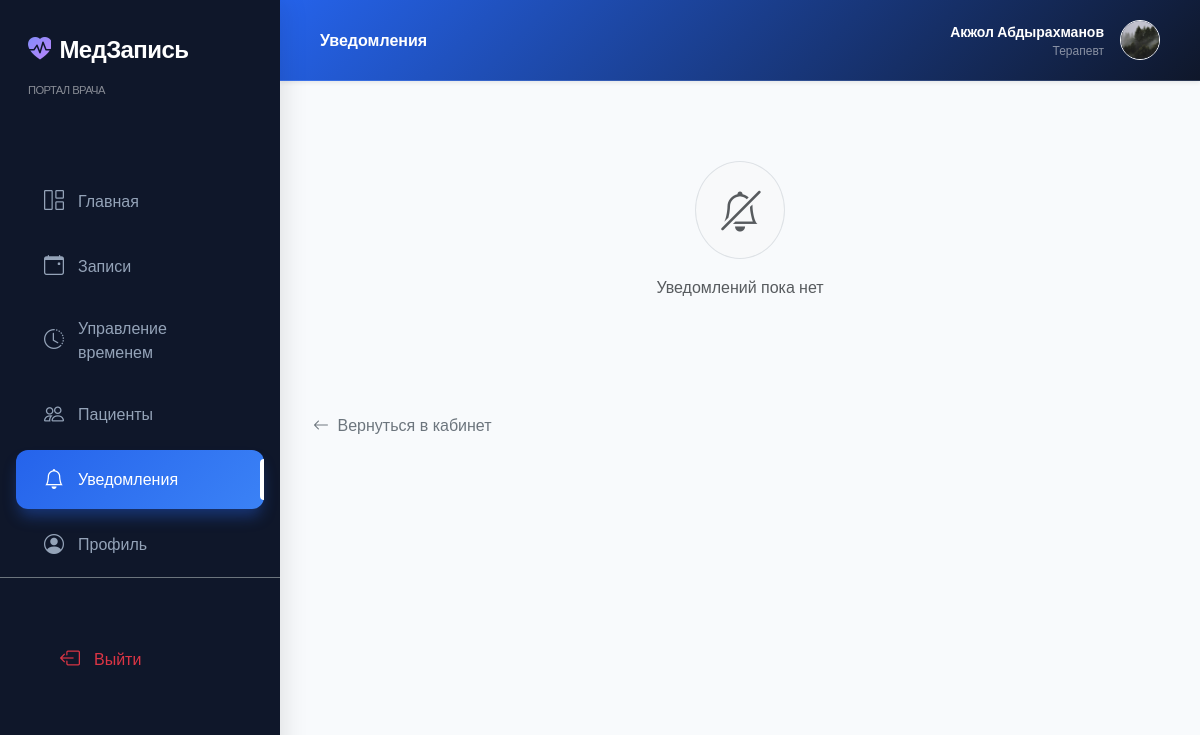
Before: /doctor/notifications/ (signed in) with the older database file.
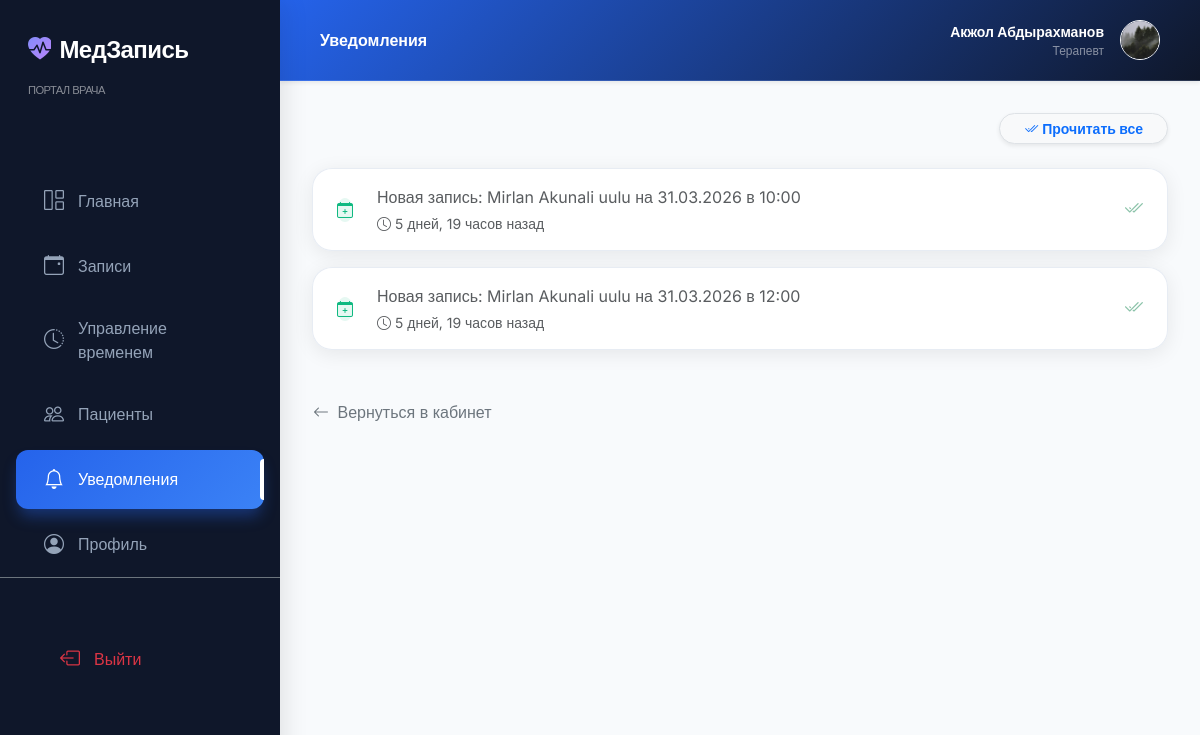
After: the same page with the newer database file.
### queue_app/models.py (models this page shows, shortened)
class Notification(models.Model):
    TYPE_CHOICES = [
        ('new_appointment', 'Новая запись'),
        ('cancelled', 'Отмена записи'),
        ('status_update', 'Обновление статуса'),
        ('reminder', 'Напоминание'),
    ]
    user = models.ForeignKey(
        settings.AUTH_USER_MODEL,
        on_delete=models.CASCADE,
        related_name='notifications',
        verbose_name='Пользователь'
    )
    appointment = models.ForeignKey(
        Appointment,
        on_delete=models.CASCADE,
        null=True,
        blank=True,
        related_name='notifications',
        verbose_name='Запись'
    )
    notification_type = models.CharField(
        max_length=20,
        choices=TYPE_CHOICES,
        default='new_appointment',
        verbose_name='Тип'
    )
    message = models.TextField(verbose_name='Сообщение')
    is_read = models.BooleanField(default=False, verbose_name='Прочитано')
    created_at = models.DateTimeField(auto_now_add=True, verbose_name='Дата')
    class Meta:
        verbose_name = 'Уведомление'
        verbose_name_plural = 'Уведомления'
        ordering = ['-created_at']

### queue_app/views.py (the view)
# urls.py: path('doctor/notifications/', views.doctor_notifications_view, name='doctor_notifications'),
@doctor_required
def doctor_notifications_view(request):
    specialist = request.user.specialist_profile
    notifications = Notification.objects.filter(
        user=request.user
    ).select_related('appointment').order_by('-created_at')[:50]
    return render(request, 'doctor/doctor_notifications.html', {
        'notifications': notifications,
    })

### accounts/models.py (called while the page is built)
    def get_full_name(self):
        return f'{self.first_name} {self.last_name}'.strip() or self.username

### queue_app/context_processors.py (called while the page is built)
def notification_processor(request):
    if request.user.is_authenticated:
        unread_count = Notification.objects.filter(user=request.user, is_read=False).count()
        return {'unread_notifications_count': unread_count}
    return {'unread_notifications_count': 0}

### queue_app/views.py (called while the page is built)
def is_doctor(user):
    return user.is_authenticated and user.is_doctor and hasattr(user, 'specialist_profile')

def doctor_required(view_func):
    from functools import wraps
    @wraps(view_func)
    def wrapper(request, *args, **kwargs):
        if not request.user.is_authenticated:
            return redirect('login')
        if not is_doctor(request.user):
            messages.error(request, 'У вас нет доступа к кабинету врача.')
            return redirect('home')
        return view_func(request, *args, **kwargs)
    return wrapper

### templates/doctor/doctor_notifications.html (shortened to what this page needs)
{% extends 'doctor/base_doctor.html' %}
{% block header_title %}Уведомления{% endblock %}
{% block doctor_content %}
<div class="container-fluid px-0">
    {% if notifications %}
    <div class="d-flex justify-content-end mb-4">
        <form method="post" action="{% url 'doctor_mark_all_read' %}">
            <button class="btn btn-sm btn-light border rounded-pill px-4 shadow-sm text-primary fw-bold">
                <i class="bi bi-check2-all me-1"></i>Прочитать все
            </button>
        </form>
    </div>
    {% endif %}
    {% if notifications %}
    <div class="d-flex flex-column gap-3">
        {% for notif in notifications %}
        <div
            class="glass-card p-0 overflow-hidden {% if not notif.is_read %}border-start border-primary border-4{% endif %} transition-all hover-shadow">
            <div class="card-body d-flex align-items-center gap-4 py-3 px-4">
                <div class="stat-icon-sm rounded-circle d-flex align-items-center justify-content-center flex-shrink-0"
                    style="{% if notif.notification_type == 'new_appointment' %}background: rgba(16, 185, 129, 0.1); color: #10B981;
                     {% elif notif.notification_type == 'cancelled' %}background: rgba(239, 68, 68, 0.1); color: #EF4444;
                     {% else %}background: rgba(99, 102, 241, 0.1); color: var(--primary-color);{% endif %}">
                    <i class="bi {% if notif.notification_type == 'new_appointment' %}bi-calendar-plus
                                 {% elif notif.notification_type == 'cancelled' %}bi-calendar-x
                                 {% else %}bi-info-circle{% endif %}"></i>
                </div>
                <div class="flex-grow-1">
                    <p class="mb-1 {% if not notif.is_read %}fw-bold text-dark{% else %}text-muted{% endif %}">
                        {{ notif.message }}
                    </p>
                    <div class="d-flex align-items-center gap-2">
                        <span class="text-muted small"><i class="bi bi-clock me-1"></i>{{ notif.created_at|timesince }}
                            назад</span>
                    </div>
                </div>
                <div class="ms-auto">
                    {% if not notif.is_read %}
                    <form method="post" action="{% url 'doctor_mark_read' notif.id %}">
                        {% csrf_token %}
                        <button class="btn btn-icon btn-light rounded-circle border shadow-sm"
                            title="Отметить как прочитанное">
                            <i class="bi bi-check2"></i>
                        </button>
                    </form>
                    {% else %}
                    <span class="text-success small opacity-50"><i class="bi bi-check2-all"
                            style="font-size: 1.2rem;"></i></span>
                    {% endif %}
                </div>
            </div>
        </div>
        {% endfor %}
    </div>
    {% else %}
    <div class="text-center py-5">
        <div class="bg-light rounded-circle d-inline-flex p-4 mb-3 border">
            <i class="bi bi-bell-slash display-6 text-muted"></i>
        </div>
        <p class="text-muted fw-medium">Уведомлений пока нет</p>
    </div>
    {% endif %}
    <div class="mt-5">
        <a href="{% url 'doctor_dashboard' %}" class="btn btn-link link-secondary text-decoration-none small p-0">
            <i class="bi bi-arrow-left me-1"></i> Вернуться в кабинет
        </a>
    </div>
</div>
{% endblock %}

Changed rows visible on the page:
added Notification: message "Новая запись: Mirlan Akunali uulu на 31.03.2026 в 10:00", created_at "5 дней, 19 часов", is_read True (drawn)
added Notification: message "Новая запись: Mirlan Akunali uulu на 31.03.2026 в 12:00", created_at "5 дней, 19 часов", is_read True (drawn)
Other visible differences:
text no longer shown: "Уведомлений пока нет"
text now shown: "Прочитать все"
